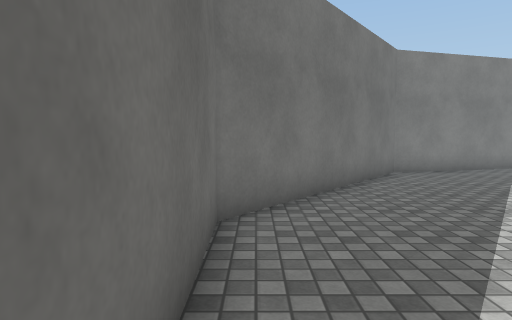
[1] (above)

18 first-person views from a walk through a Unity game level. The camera is 1.3 m above the floor, tilts 4° down and sees 75° across. The floor is counted in squares, 1 m on a side. Each view is taken from the middle of a square. On the plan, view 1 faces up. The plan holds only what a view shows up to about 14 squares ahead; the rest is blank. The place goes on beyond the plan. Some surface patterns are stand-ins.

[2]
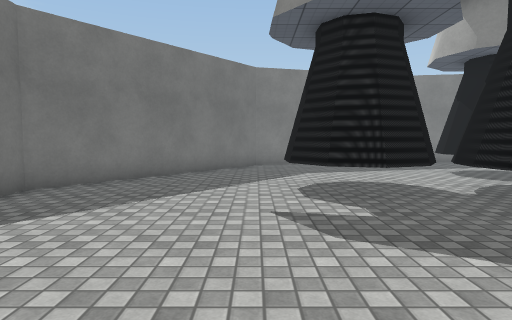

[3]
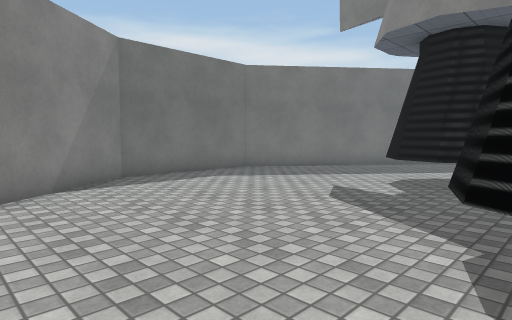

[4]
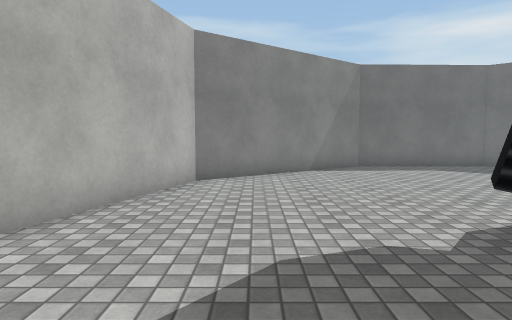

[5]
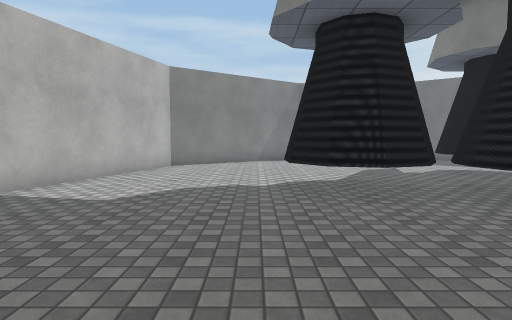

[6]
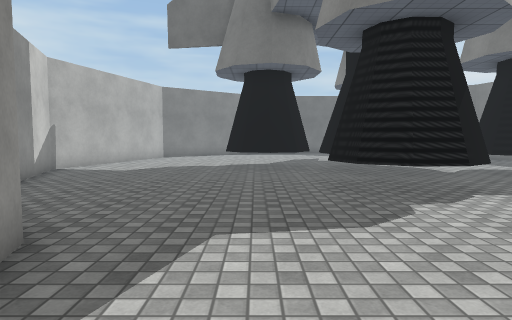

[7]
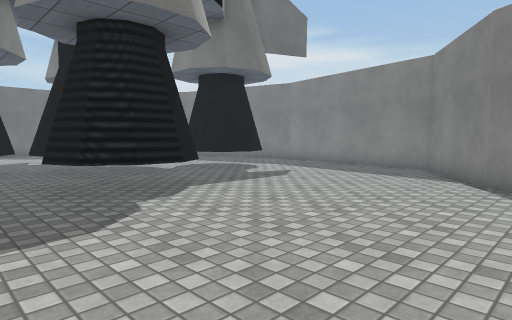

[8]
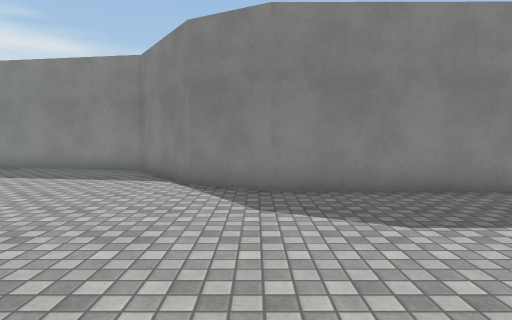

[9]
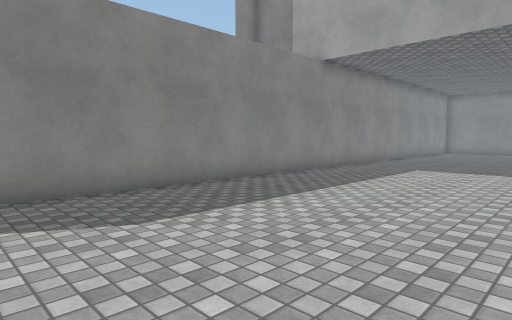

[10]
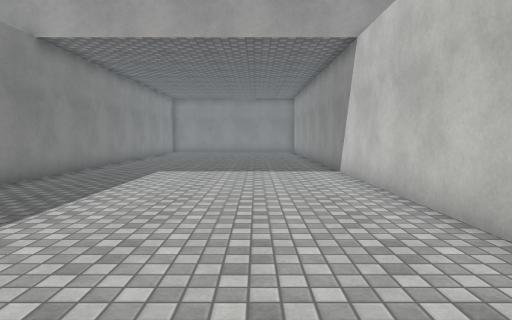

[11]
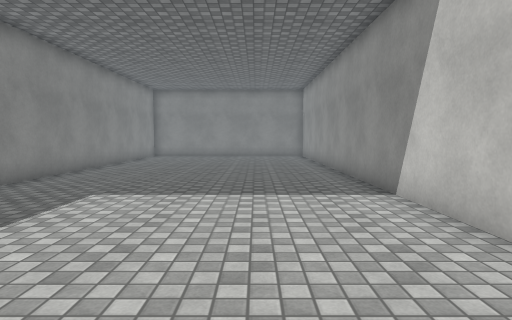

[12]
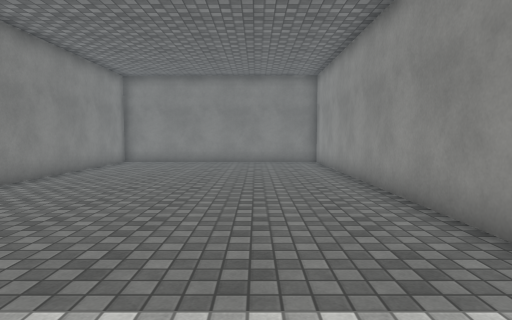

[13]
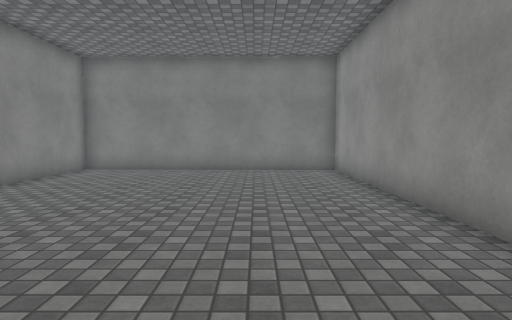

[14]
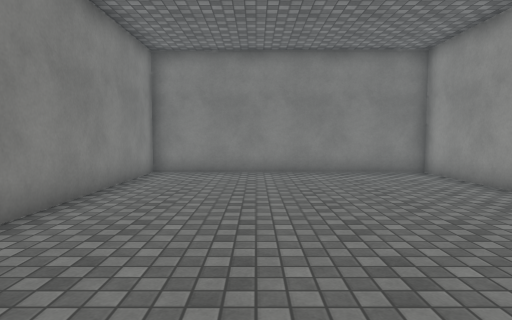

[15]
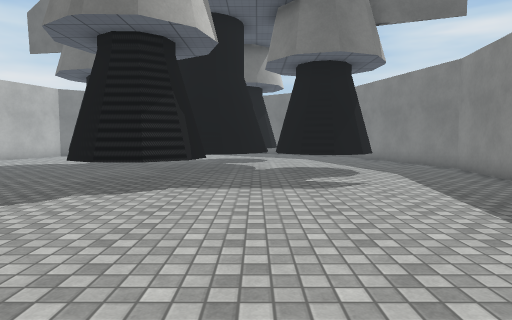

[16]
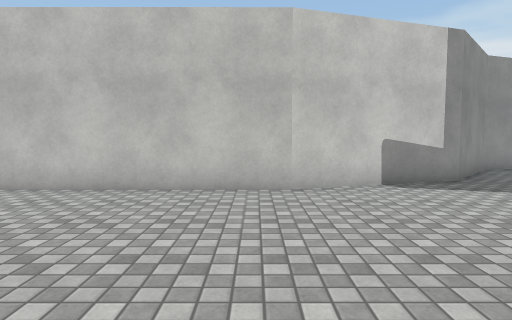

[17]
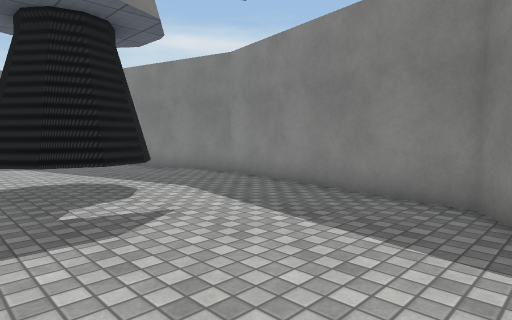

[18]
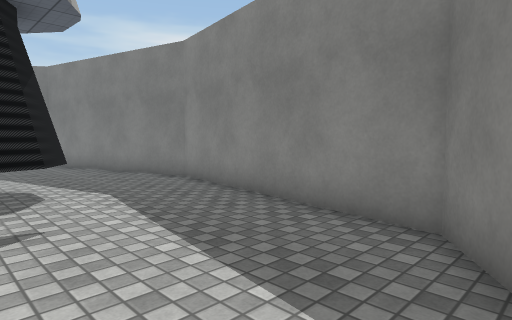

### Floor plan
Key: @ floor where view 1 was taken; # wall or solid block; . floor; T thing the floor can be seen under or through.
Columns run from 1 left of view 1 to 53 right of it. Each row starts with its distance up from view 1.
 14            ########
 13        #####......#####
 12      ###..............##
 11     ##.................##
 10     #........T T........#
  9    ##........T TT.......###
  8   ##.........T TT.........#############################
  7  ##.....  ... TT......................................#
  6 ##.....T     T##......................................#
  5 #......T  TT   #......................................#
  4 #......TTTTT   #####..................................#
  3 #..........T       #..................................#
  2 #.......... TTT   ##..................................#
  1 #.......... TT...##...................................#
  0 #@........T  T........................................#
 -1 ##........TT T........................................#
 -2  ##........TTT.............############################
 -3   #.....................####
 -4   ##..................###
 -5    ##................##
 -6     ##..............##
 -7      ###..........###
 -8        ####....##
 -9           ######

Positions as (right, up) in squares from view 1, and headings:
1: (0, 0), facing up
2: (5, -3), facing up
3: (10, -5), facing up-left
4: (14, -5), facing left
5: (19, -3), facing left
6: (25, -1), facing left
7: (25, -1), facing up-left
8: (25, 0), facing up
9: (25, 0), facing up-right
10: (26, 1), facing right
11: (31, 1), facing right
12: (36, 1), facing right
13: (40, 1), facing right
14: (41, 4), facing right
15: (26, 6), facing left
16: (27, 6), facing down
17: (22, 6), facing up-left
18: (22, 8), facing up-left
